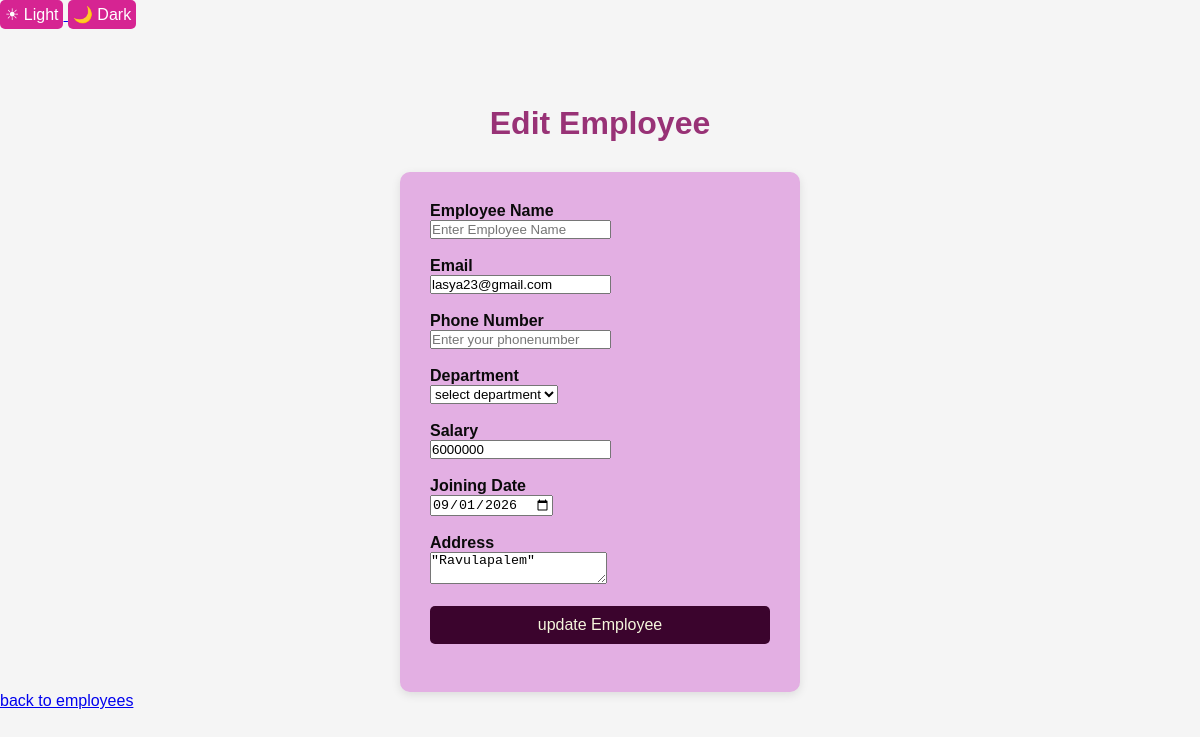
The app's page /editemployee/8 (signed in), older data.
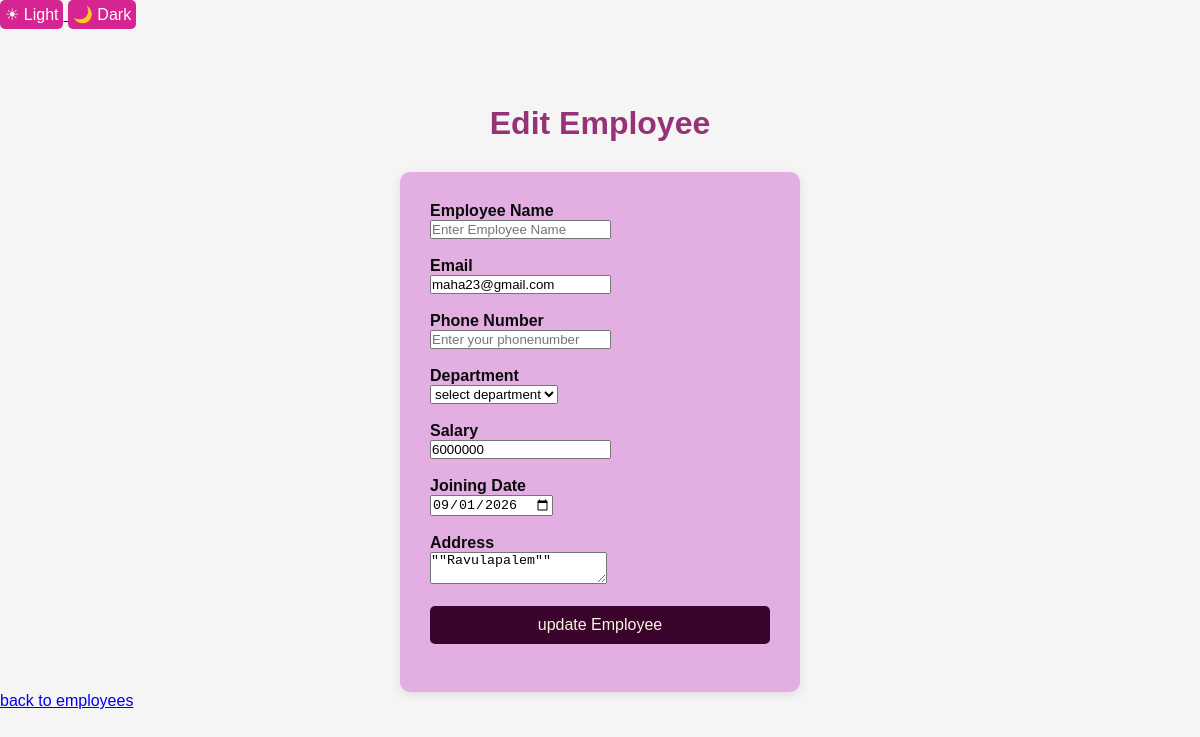
The same page, newer data.
### tables this page shows
CREATE TABLE employees(
        id INTEGER PRIMARY KEY AUTOINCREMENT,
        employeename TEXT NOT NULL,
        email TEXT NOT NULL,
        Phonenumber TEXT NOT NULL,
        Department TEXT NOT NULL,
        salary INTEGER NOT NULL,
        joiningdate TEXT NOT NULL,
         Address TEXT);

### server.py (the view)
@app.route("/editemployee/<int:id>",methods=["get"])
def edit_employee_page(id):
         if not login_required():
             return redirect("/login1")
         connection=get_database_connection()
         cursor=connection.cursor()
         cursor.execute("""
                         select * from employees
                         where id=?""",(id,))
         employee=cursor.fetchone()
         connection.close()
         if employee is None:
             return"""
              <h2>employee not found</h2>
              <a href="/employees">
              Back to employees
              </a>"""
         theme=request.cookies.get("theme","light")
         return render_template(
             "editemployee.html",
             employee=employee,
             theme=theme
         )

### server.py (called while the page is built)
def get_database_connection():
    connection=sqlite3.connect("users.db")
    connection.row_factory=sqlite3.Row
    return connection

def login_required():
    return "user_id" in session

### Templates/editemployee.html (shortened to what this page needs)
<!DOCTYPE html>
<html lang="en">
<head>
</head>
<body class="{{ theme }}">
   <div id="theme-buttons">
        <a href="/set-theme/light">
         <button> ☀ Light </button>
        </a>
       <a href="/set-theme/dark">
         <button> 🌙 Dark </button>
       </a>
    </div>
    <br><br>
    <div class="container">
     <h1>Edit Employee</h1>
      <form action="/editemployee/{{employee['id']}}" method="post">
       <label for="name">Employee Name</label><br>
       <input type="text" id="employeename" name="employeename" value="{{employee['name']}}"
              placeholder="Enter Employee Name" required><br><br>
        <label for="email">Email</label><br>
         <input type="email" id="email" name="email" value="{{employee['email']}}"
         placeholder="Enter your Email" required ><br><br>
        <label>Phone Number</label><br>
        <input type="tel" id="phonenumber" name="phonenumber" placeholder="Enter your phonenumber"value="{{employee['phone']}}"
            required><br><br>
        <label>Department</label><br>
      <select id="department" name="department"value="{{employee['department']}}"
             required><br><br>
         <option value="select department">select department</option>
      </select><br><br>
      <label for="salary">Salary</label><br>
      <input type="number" id="salary" name="salary" placeholder="Enter salary" value="{{employee['salary']}}"
         required><br><br>
      <label for="joindate">Joining Date</label><br>
      <input type="date" id="joiningdate" name="joiningdate" placeholder="Enter joining date" value="{{employee['joiningdate']}}"
         required><br><br>
      <label for="address">Address</label><br>
      <textarea id="address" name="address">"{{employee['address']or'_'}}"
       </textarea><br><br>
      <div class="button">
      <button type="submit" id="submit" class="update-btn">update Employee</button><br><br>
      </div>
    </form>
    <a href="/employees" class="back-btn"> back to employees</a>
  </div>
</body>
</html>

### Templates/editemployee.html (style rules this page uses)
* { margin: 0; padding: 0; box-sizing: border-box; }
body { font-family: Arial, Helvetica, sans-serif; background-color: white; }
h1 { text-align: center; color: #983276; margin-top: 40px; margin-bottom: 30px; }
form { background-color: rgb(227, 175, 227); width: 400px; margin: auto; padding: 30px; border-radius: 10px; box-shadow: 0 3px 10px rgba(0,0,0,0.1); }
label { color: #0b0a0b; font-weight: bold; }
#submit { width: 100%; padding: 10px; background-color: rgb(59, 4, 45); color: beige; border: none; border-radius: 5px; cursor: pointer; font-size: 16px; }
body.light { background-color: #f5f5f5; color: #222; }
button { padding: 5px; background-color: rgb(214, 36, 146); color: white; border: none; border-radius: 5px; cursor: pointer; font-size: 16px; }

Row changes from the older to the newer data that the page shows:
changed employees "select department": email "lasya23@gmail.com" → "maha23@gmail.com"; address "\"Ravulapalem\"" → "\"\"Ravulapalem\"\""
